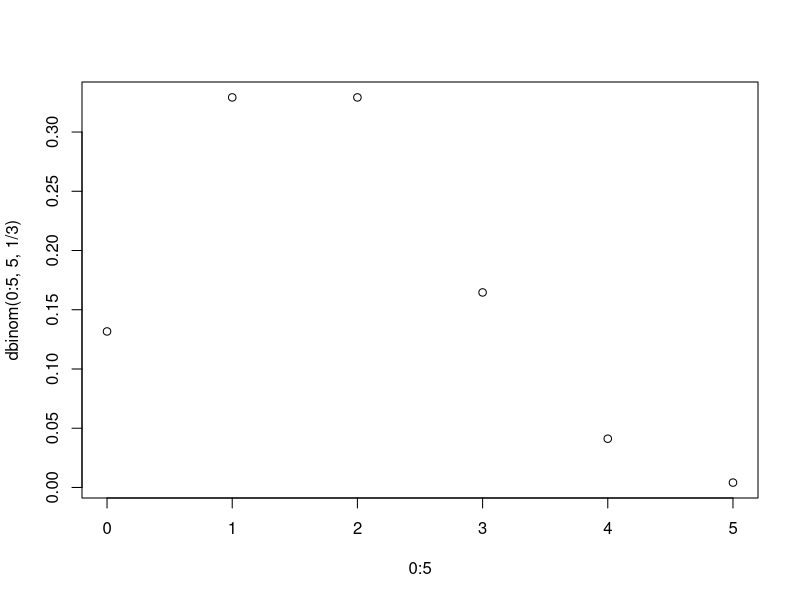
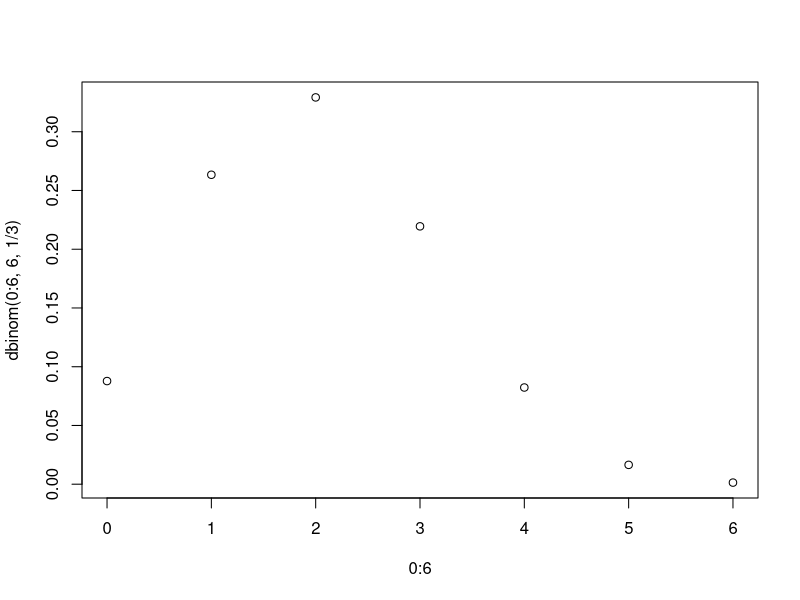

The R script that drew these images, in order:
## ---- chunk 1
plot(0:5,dbinom(0:5,5,1/3))

which.max(pbinom(0:5,5,1/3)>=0.5)-1

which.max(dbinom(0:5,5,1/3))-1
## ---- chunk 2
plot(0:6,dbinom(0:6,6,1/3))

which.max(pbinom(0:6,6,1/3)>=0.5)-1

which.max(dbinom(0:6,6,1/3))-1
